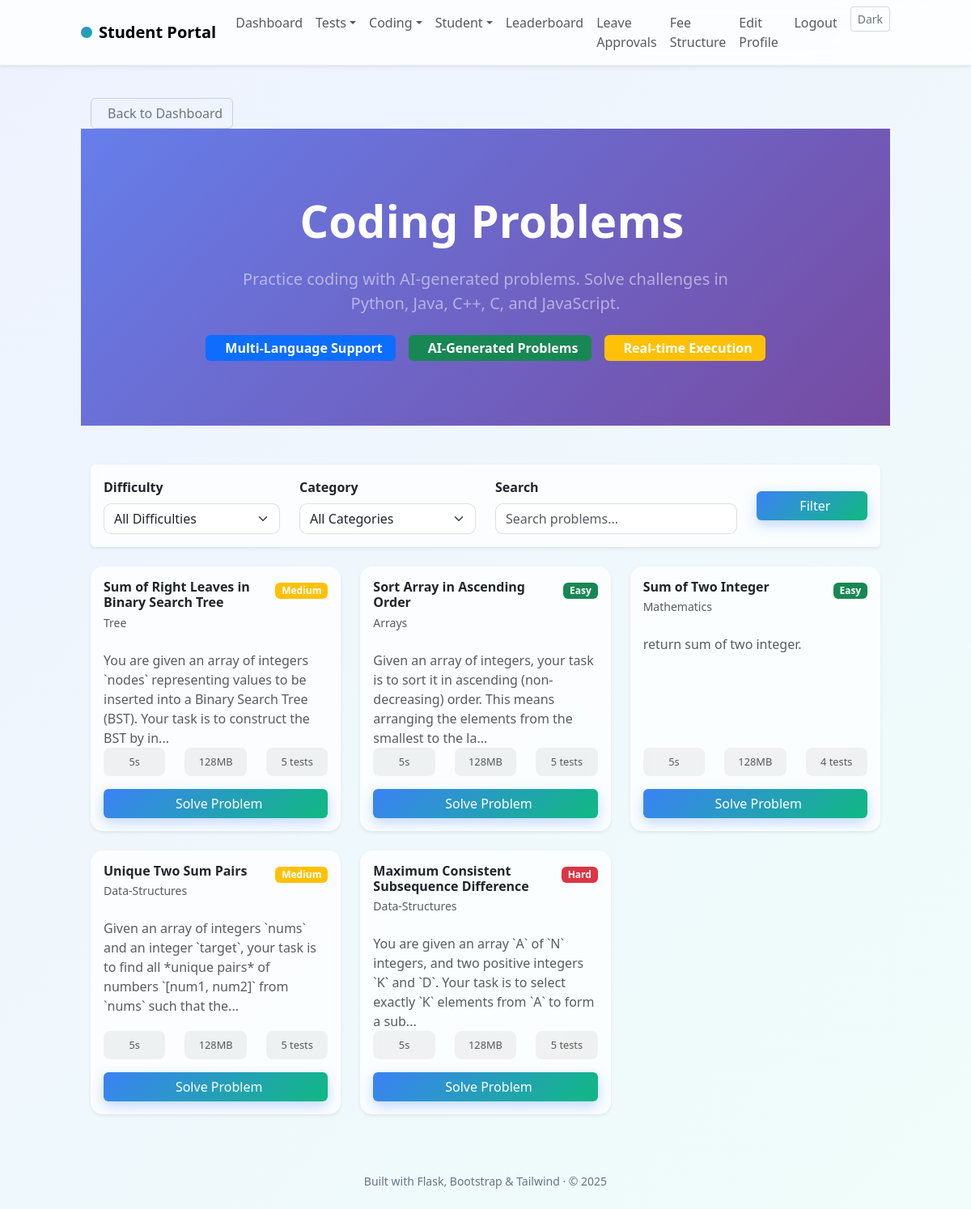
Screenshot of /coding (signed in) with the database file from the repository.
### app/models.py (models this page shows)
class CodingProblem(db.Model):
	id = db.Column(db.Integer, primary_key=True)
	title = db.Column(db.String(200), nullable=False)
	description = db.Column(db.Text, nullable=False)
	difficulty = db.Column(db.String(20), nullable=False)  # easy | medium | hard
	category = db.Column(db.String(100), nullable=False)  # algorithms | data-structures | etc.
	time_limit = db.Column(db.Integer, default=5)  # seconds
	memory_limit = db.Column(db.Integer, default=128)  # MB
	created_by = db.Column(db.Integer, db.ForeignKey("user.id"))
	is_published = db.Column(db.Boolean, default=False)
	created_at = db.Column(db.DateTime, server_default=func.now())
	ai_generated = db.Column(db.Boolean, default=False)
	ai_validation_notes = db.Column(db.Text)
	test_cases = db.relationship("TestCase", backref="problem", cascade="all, delete-orphan")
	submissions = db.relationship("CodeSubmission", backref="problem", cascade="all, delete-orphan")

### app/routes/coding.py (the view)
@coding_bp.route("/coding")
@login_required
def coding_problems():
    problems = CodingProblem.query.filter_by(is_published=True).order_by(CodingProblem.created_at.desc()).all()
    return render_template("coding/problems.html", problems=problems)

### app/templates/coding/problems.html (shortened to what this page needs)
{% extends "base.html" %}
{% block content %}
<div class="container mt-3">
    <a href="{{ url_for('main.dashboard') }}" class="btn btn-outline-secondary">
        Back to Dashboard
    </a>
</div>
<div class="coding-hero">
    <div class="container">
        <div class="row">
            <div class="col-lg-8 mx-auto text-center">
                <h1 class="display-4 fw-bold text-white mb-4">
                    Coding Problems
                </h1>
                <p class="lead text-white-50 mb-4">
                    Practice coding with AI-generated problems. Solve challenges in Python, Java, C++, C, and JavaScript.
                </p>
                <div class="d-flex justify-content-center gap-3">
                    <span class="badge bg-primary fs-6 px-3 py-2">
                        Multi-Language Support
                    </span>
                    <span class="badge bg-success fs-6 px-3 py-2">
                        AI-Generated Problems
                    </span>
                    <span class="badge bg-warning fs-6 px-3 py-2">
                        Real-time Execution
                    </span>
                </div>
            </div>
        </div>
    </div>
</div>
<div class="container mt-5">
    <div class="row mb-4">
        <div class="col-12">
            <div class="card shadow-sm border-0">
                <div class="card-body">
                    <div class="row align-items-center">
                        <div class="col-md-3">
                            <label class="form-label fw-semibold">Difficulty</label>
                            <select class="form-select" id="difficultyFilter">
                                <option value="">All Difficulties</option>
                            </select>
                        </div>
                        <div class="col-md-3">
                            <label class="form-label fw-semibold">Category</label>
                            <select class="form-select" id="categoryFilter">
                                <option value="">All Categories</option>
                            </select>
                        </div>
                        <div class="col-md-4">
                            <label class="form-label fw-semibold">Search</label>
                            <input type="text" class="form-control" id="searchInput" placeholder="Search problems...">
                        </div>
                        <div class="col-md-2 d-flex align-items-end">
                            <button class="btn btn-primary w-100" onclick="applyFilters()">
                                Filter
                            </button>
                        </div>
                    </div>
                </div>
            </div>
        </div>
    </div>
    <div class="row" id="problemsGrid">
        {% for problem in problems %}
        <div class="col-lg-6 col-xl-4 mb-4 problem-card"
             data-difficulty="{{ problem.difficulty }}"
             data-category="{{ problem.category }}"
             data-title="{{ problem.title.lower() }}">
            <div class="card h-100 shadow-sm border-0 coding-problem-card">
                <div class="card-body d-flex flex-column">
                    <div class="d-flex justify-content-between align-items-start mb-3">
                        <div class="flex-grow-1">
                            <h5 class="card-title fw-bold mb-1">
                                <a href="{{ url_for('coding.view_problem', problem_id=problem.id) }}"
                                   class="text-decoration-none text-dark">
                                    {{ problem.title }}
                                </a>
                            </h5>
                            <p class="text-muted small mb-2">{{ problem.category|title }}</p>
                        </div>
                        <div class="text-end">
                            {% if problem.difficulty == 'easy' %}
                                <span class="badge bg-success">Easy</span>
                            {% elif problem.difficulty == 'medium' %}
                                <span class="badge bg-warning">Medium</span>
                            {% else %}
                                <span class="badge bg-danger">Hard</span>
                            {% endif %}
                        </div>
                    </div>
                    <p class="card-text text-muted flex-grow-1">
                        {{ problem.description[:150] }}{% if problem.description|length > 150 %}...{% endif %}
                    </p>
                    <div class="mt-auto">
                        <div class="row text-center mb-3">
                            <div class="col-4">
                                <div class="coding-stat">
                                    <small class="d-block text-muted">{{ problem.time_limit }}s</small>
                                </div>
                            </div>
                            <div class="col-4">
                                <div class="coding-stat">
                                    <small class="d-block text-muted">{{ problem.memory_limit }}MB</small>
                                </div>
                            </div>
                            <div class="col-4">
                                <div class="coding-stat">
                                    <small class="d-block text-muted">{{ problem.test_cases|length }} tests</small>
                                </div>
                            </div>
                        </div>
                        <div class="d-grid">
                            <a href="{{ url_for('coding.view_problem', problem_id=problem.id) }}"
                               class="btn btn-primary">
                                Solve Problem
                            </a>
                        </div>
                    </div>
                </div>
            </div>
        </div>
        {% endfor %}
    </div>
</div>
{% endblock %}

### app/static/css/styles.css (style rules this page uses)
:root { --brand: #3b82f6; --brand-2: #10b981; --surface: rgba(255,255,255,0.75); --blur: 10px; }
body { background: linear-gradient(135deg, #eef2ff 0%, #f0fdfa 100%); min-height: 100vh; }
.card { background: var(--surface); backdrop-filter: blur(var(--blur)); border: 1px solid rgba(0,0,0,.06); box-shadow: 0 10px 30px rgba(2,6,23,.08); }
.btn-primary { background: linear-gradient(135deg, var(--brand), var(--brand-2)); border: 0; box-shadow: 0 6px 16px rgba(59,130,246,.3); }
.btn-outline-secondary { border-color: rgba(0,0,0,.15); }
.form-control, .form-select { border-radius: .6rem; border-color: rgba(0,0,0,.12); }
h1,h2,h3,h4 { letter-spacing: .2px; }

### app/templates/coding/problems.html (style rules this page uses)
.coding-hero { background: linear-gradient(135deg, #667eea 0%, #764ba2 100%); padding: 80px 0; margin-bottom: 0; }
.coding-problem-card { transition: all 0.3s ease; border-radius: 15px; overflow: hidden; }
.coding-stat { padding: 8px; border-radius: 8px; background: rgba(0,0,0,0.05); }
.problem-card { transition: all 0.3s ease; }

### rows the page displays
CodingProblem: title "Sum of Right Leaves in Binary Search Tree", category "Tree", difficulty "Medium", description "You are given an array of integers `nodes` representing values to be inserted into a Binary Search Tree (BST). Your task is to construct the BST by in", time_limit "5", memory_limit "128", test_cases|length "5"
CodingProblem: title "Sort Array in Ascending Order", category "Arrays", difficulty "Easy", description "Given an array of integers, your task is to sort it in ascending (non-decreasing) order. This means arranging the elements from the smallest to the la", time_limit "5", memory_limit "128", test_cases|length "5"
CodingProblem: title "Sum of Two Integer", category "Mathematics", difficulty "Easy", description "return sum of two integer.", time_limit "5", memory_limit "128", test_cases|length "4"
CodingProblem: title "Unique Two Sum Pairs", category "Data-Structures", difficulty "Medium", description "Given an array of integers `nums` and an integer `target`, your task is to find all *unique pairs* of numbers `[num1, num2]` from `nums` such that the", time_limit "5", memory_limit "128", test_cases|length "5"
CodingProblem: title "Maximum Consistent Subsequence Difference", category "Data-Structures", difficulty "Hard", description "You are given an array `A` of `N` integers, and two positive integers `K` and `D`. Your task is to select exactly `K` elements from `A` to form a sub", time_limit "5", memory_limit "128", test_cases|length "5"

### other values shown
{{ 2025 }} "2025"
